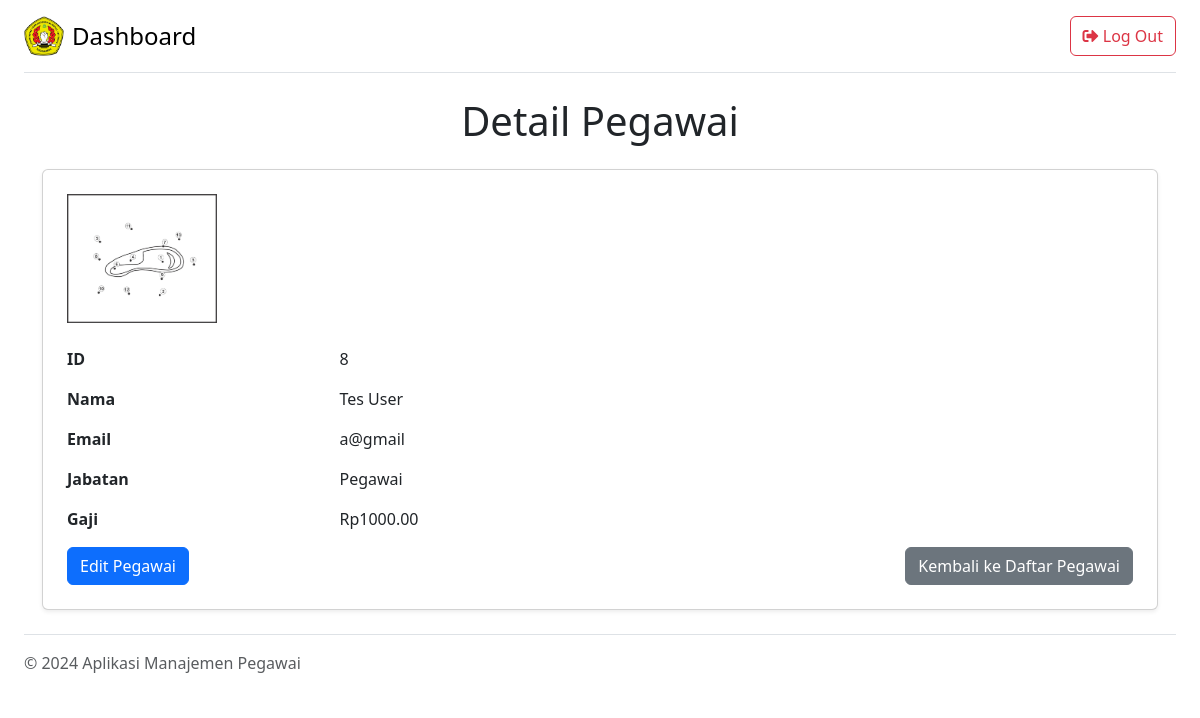
Page /index.php?action=detail&id=8 (signed in) on the committed database.
### tables this page shows
CREATE TABLE `employees` (
  `id` int NOT NULL,
  `name` varchar(100) NOT NULL,
  `email` varchar(100) NOT NULL,
  `position` varchar(100) DEFAULT NULL,
  `salary` decimal(10,2) DEFAULT NULL,
  `image` varchar(100) DEFAULT NULL
);

### controllers/EmployeeController.php (called while the page is built, shortened)
<?php
require_once 'models/Employee.php';
class EmployeeController
{
  private $model;
  public function __construct($db)
  {
    $this->model = new Employee($db);
  }
  public function detail($id)
  {
    $employee = $this->model->getById($id);
    require 'views/detail.php';
  }
}
?>

### models/Employee.php (called while the page is built, shortened)
<?php
class Employee
{
  public $conn;
  public function __construct($db)
  {
    $this->conn = $db;
  }
  public function getById($id)
  {
    $stmt = $this->conn->prepare("SELECT * FROM employees WHERE id = ?");
    $stmt->bind_param("i", $id);
    $stmt->execute();
    return $stmt->get_result()->fetch_assoc();
  }
}
?>

### views/detail.php (the view, shortened to what this page needs)
<div class="container">
  <h1 class="text-center my-4">Detail Pegawai</h1>
  <div class="card p-4 shadow-sm">
    <img src="<?= isset($employee['image']) ? $employee['image'] : "assets/img/employee.jpg" ?>" alt="Gambar Pegawai"
      style="max-width: 150px;"><br>
    <div class="row mb-3">
      <div class="col-md-3 fw-bold">ID</div>
      <div class="col-md-9"><?= $employee['id'] ?></div>
    </div>
    <div class="row mb-3">
      <div class="col-md-3 fw-bold">Nama</div>
      <div class="col-md-9"><?= $employee['name'] ?></div>
    </div>
    <div class="row mb-3">
      <div class="col-md-3 fw-bold">Email</div>
      <div class="col-md-9"><?= $employee['email'] ?></div>
    </div>
    <div class="row mb-3">
      <div class="col-md-3 fw-bold">Jabatan</div>
      <div class="col-md-9"><?= $employee['position'] ?></div>
    </div>
    <div class="row mb-3">
      <div class="col-md-3 fw-bold">Gaji</div>
      <div class="col-md-9">Rp<?= $employee['salary'] ?></div>
    </div>
    <div class="d-flex justify-content-between">
      <a href="index.php?action=edit&id=<?= $employee['id'] ?>" class="btn btn-primary">Edit Pegawai</a>
      <a href="index.php?action=list" class="btn btn-secondary">Kembali ke Daftar Pegawai</a>
    </div>
  </div>
</div>
<?php
include 'views/layout/layout.php';

### rows in the picture
employees: image (picture), id "8", name "Tes User", email "a@gmail", position "Pegawai", salary "1000.00"
